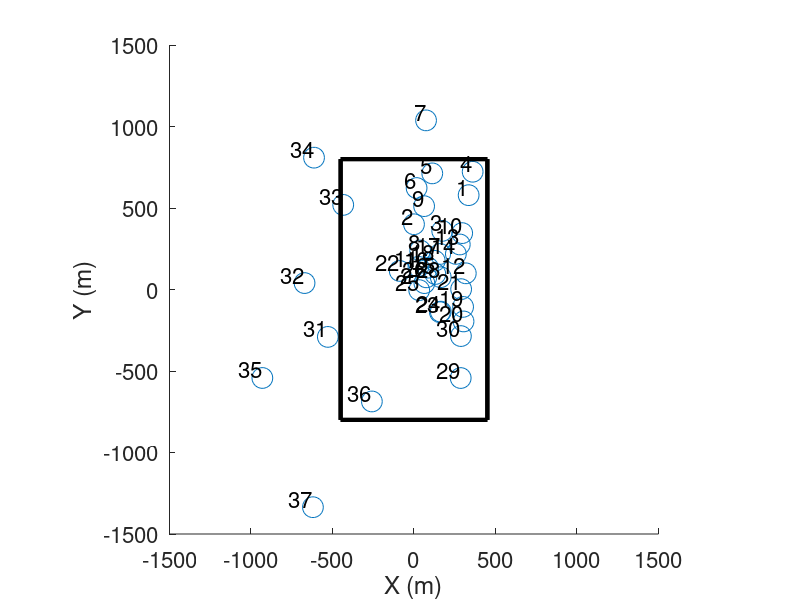

The MATLAB script that drew this image:
A = [5.7880161e+02   3.3521713e+02   1.0489300e+02
   4.0022644e+02  -3.4967664e-02   1.0486500e+02
   3.5952428e+02   1.7307926e+02   1.0489400e+02
   7.2247910e+02   3.5982199e+02   1.0491500e+02
   7.1243502e+02   1.1204976e+02   1.0504000e+02
   6.2259803e+02   1.5943490e+01   1.0490200e+02
   1.0377060e+03   7.3885658e+01   1.0511300e+02
   2.3919963e+02   3.7983682e+01   1.0485000e+02
   5.1142001e+02   6.1997762e+01   1.0488600e+02
   3.4596824e+02   2.9557463e+02   1.0483900e+02
   1.3917491e+02   2.7228919e+01   1.0482900e+02
   9.9354444e+01   3.1779337e+02   1.0480500e+02
   2.7631637e+02   2.8088693e+02   1.0482800e+02
   2.1838657e+02   2.5676154e+02   1.0481900e+02
   9.5181219e+01   1.3083273e+02   1.0482100e+02
   1.3375985e+02   8.6113855e+01   1.0482900e+02
   2.1801414e+02   1.6051565e+02   1.0482600e+02
   1.7577712e+02   1.2739536e+02   1.0482600e+02
  -1.0665221e+02   3.0116844e+02   1.0479700e+02
  -1.9590087e+02   3.0390234e+02   1.0478800e+02
   2.2215140e+00   2.8913708e+02   1.0480100e+02
   1.1376895e+02  -8.7599303e+01   1.0485900e+02
  -1.3914638e+02   1.5881785e+02   1.0480000e+02
  -1.3584313e+02   1.6418570e+02   1.0480300e+02
  -3.8315079e+00   3.1801958e+01   1.0481900e+02
   7.4715960e+01   7.5728292e+01   1.0482100e+02
   3.9228924e+01   6.3703849e+01   1.0481100e+02
   7.5546345e+01   1.6392856e+02   1.0481500e+02
  -5.4305818e+02   2.8650875e+02   1.0475900e+02
  -2.8571248e+02   2.8775726e+02   1.0479000e+02
  -2.9079432e+02  -5.2853241e+02   1.0493100e+02
   3.9498879e+01  -6.7144590e+02   1.0504400e+02
   5.1907913e+02  -4.3424911e+02   1.0500000e+02
   8.0881471e+02  -6.1331661e+02   1.0524000e+02
  -5.4279744e+02  -9.3038336e+02   1.0588400e+02
  -6.8680654e+02  -2.5846562e+02   1.0477300e+02
  -1.3355051e+03  -6.2008609e+02   1.0607300e+02];
for i = 1:max(size(A))
    labels1{i} = sprintf('%d',i);
end
hold all;
plot(A(:,2),A(:,1),'o','markersize',15);
text(A(:,2), A(:,1), labels1, 'VerticalAlignment','bottom', ...
                             'HorizontalAlignment','right','fontsize',16)
xlabel('X (m)','fontsize',16);
ylabel('Y (m)','fontsize',16);
set(gca,'fontsize',16)
xlim([-1500 1500]);
ylim([-1500 1500]);
axis square;
y1 = -800*ones(2);
y2 = 800*ones(2);
y3 = [-800 800];
x1 = -450*ones(2);
x2 = 450*ones(2);
x3 = [-450 450];
plot(x3,y1,'k','LineWidth',3);
plot(x3,y2,'k','LineWidth',3);
plot(x1,y3,'k','LineWidth',3);
plot(x2,y3,'k','LineWidth',3);


